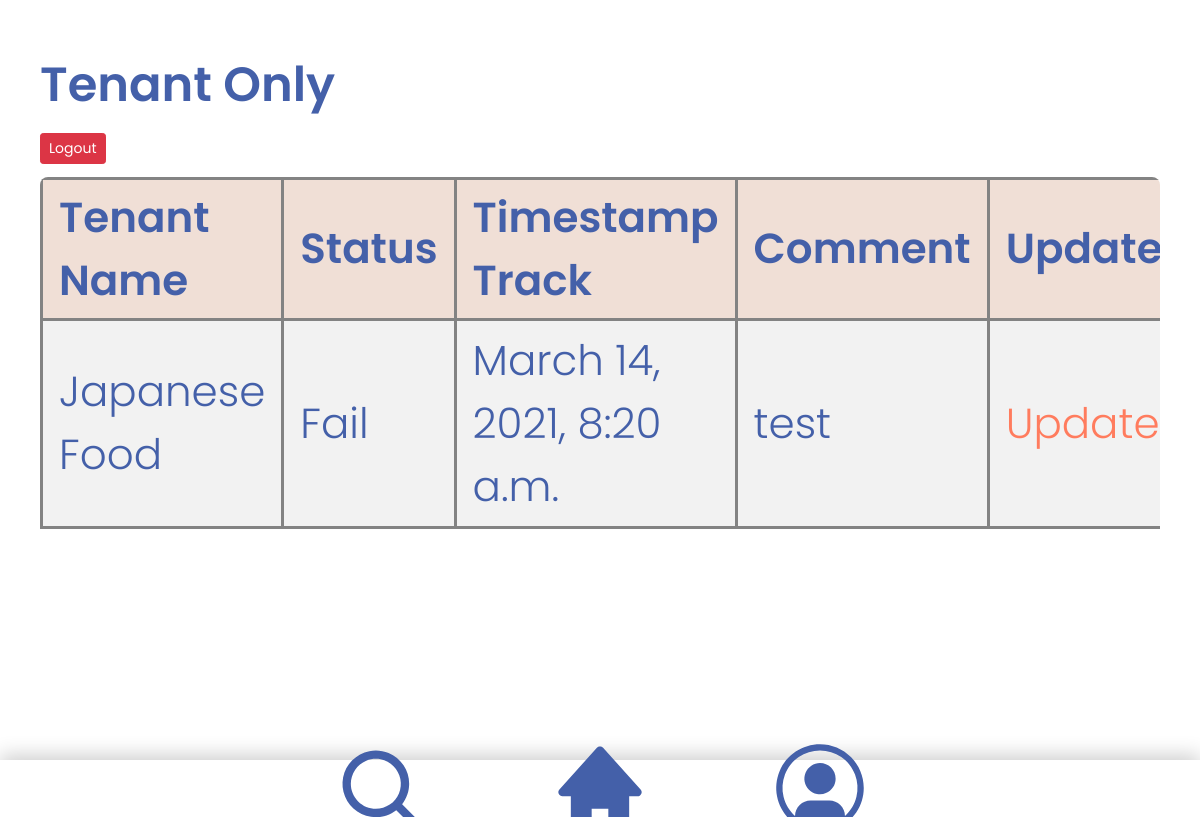
/tenant_only/ (signed in), run on an earlier commit of the app's database.
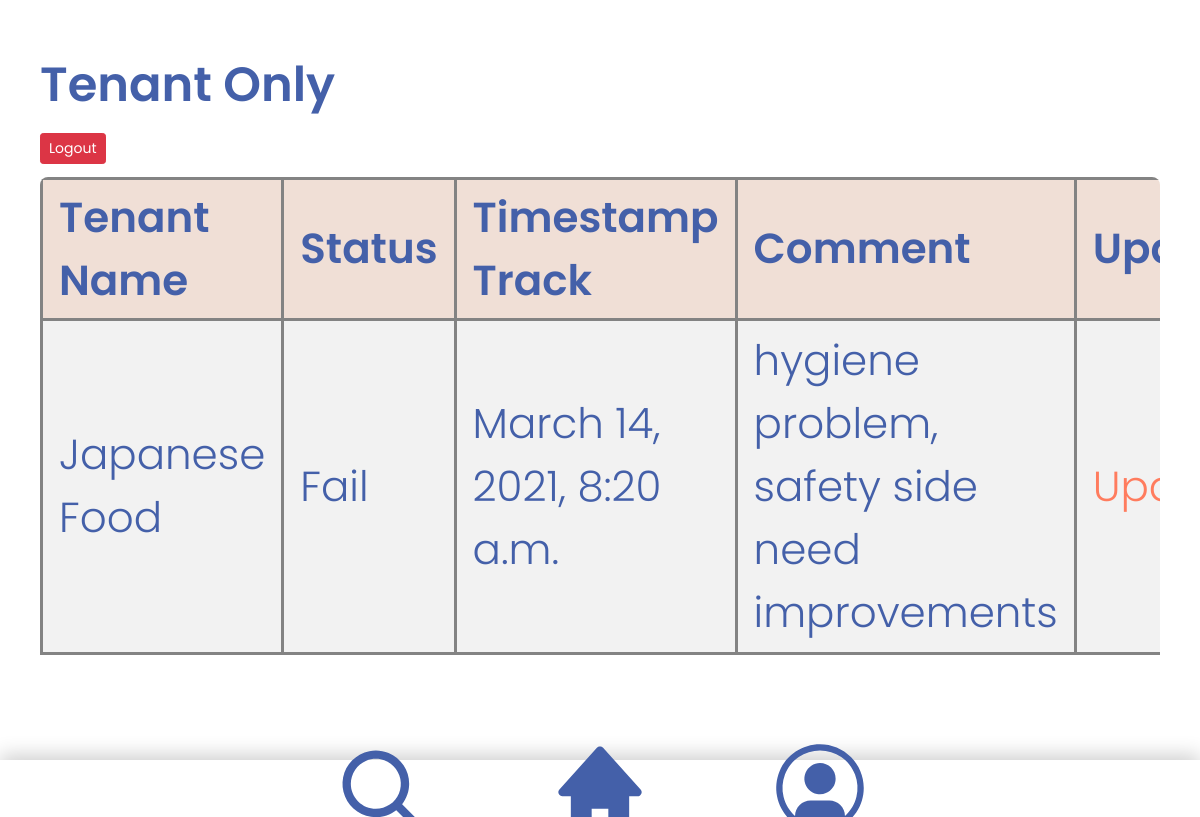
And on a later commit of the database.
### accounts/models.py (models this page shows, shortened)
class Audit(models.Model):
    STATUS = (
        ('Pending', 'Pending'),
        ('Pass', 'Pass'),
        ('Fail', 'Fail'),
    )
    date_audited = models.DateTimeField(auto_now_add=True)
    status = models.CharField(max_length=50, choices=STATUS)
    tenant = models.ForeignKey(Tenant, null=True, on_delete=models.SET_NULL)
    staff = models.ForeignKey(Staff, null=True, on_delete=models.SET_NULL)
    comment = models.TextField(blank=True)

class Tenant(models.Model):
    STATUS = (
        ('Pending', 'Pending'),
        ('Pass', 'Pass'),
        ('Fail', 'Fail'),
    )
    name = models.CharField(max_length=100)
    status = models.CharField(max_length=50, choices=STATUS, blank=True)
    category = models.CharField(max_length=100)
    date_created = models.DateTimeField(auto_now_add=True)
    description = models.CharField(max_length=100, blank=True)

### accounts/views.py (the view)
# urls.py: path('tenant_only/',views.userPage,name="user-page"),
@login_required(login_url='login')
def userPage(request):
    audits = Audit.objects.all()
    return render(request,'accounts/tenant_only.html',{'audits':audits})

### accounts/templates/accounts/tenant_only.html
{% extends 'accounts/main.html' %}
{% block content %}
    <div>
        <h3>Tenant Only</h3>
        <table class="">
      <tr>
        <th>Tenant Name</th>
        <th>Status</th>
          <th>Timestamp Track</th>
          <th>Comment</th>
          <th>Update</th>
      </tr>
            {% for i in audits %}
      <tr>
        <td>{{ i.tenant.name }}</td>
        <td>{{ i.status }}</td>
      <td>{{ i.date_audited }}</td>
      <td>{{ i.comment }}</td>
      {% if i.status in "Fail" %}
        <td>
          <a class="updateButton" href="{% url 'upload_image' %}">Update</a>
        </td>
      {% endif %}
      </tr>
            {% endfor %}
    <a class="btn btn-sm btn-danger" href="{% url 'logout' %}">Logout</a>
  </div>
{% endblock %}

### accounts/templates/accounts/main.html (shortened to what this page needs)
{% load static %}
<!DOCTYPE html>
<html>
  <head>
    <link
      rel="stylesheet"
      href="https://stackpath.bootstrapcdn.com/bootstrap/4.3.1/css/bootstrap.min.css"
    />
    <link
      rel="stylesheet"
      type="text/css"
      href="{% static '/CSS/index.css' %}"
    />
  </head>
  <body>
    {% include 'accounts/navbar.html' %} {% block content %} {% endblock %}
  </body>
</html>

### accounts/templates/accounts/navbar.html (shortened to what this page needs)
{% load static %}
<!DOCTYPE html>
<html>
  <head>
    <link rel="stylesheet" href="{% static 'CSS/Navbar.css' %}" />
    <link rel="stylesheet" href="{% static 'CSS/index.css' %}" />
  </head>
</html>
<body>
  <div class="NavbarItems">
    <ul class="MenuIcon">
        {% if request.user.is_staff %}
      <li class="icon">
        <a href="{% url 'search' %}">
          <img src="{% static 'images/searchIcon.svg' %}" width="100"
        /></a>
      </li>
      <li class="icon">
        <a href="{% url 'home' %}"
          ><img src="{% static 'images/homeIcon.svg' %}" width="100"
        /></a>
      </li>
      <li class="icon">
        <a href="{% url 'logout' %}"
          ><img src="{% static 'images/avatarIcon.svg' %}" width="100" />
        </a>
      </li>
        {% endif %}
    </ul>
  </div>
</body>

### static/CSS/index.css (style rules this page uses)
body { margin: 2.5rem; font-family: "Poppins", sans-serif; color: #4460a9; font-weight: 350; font-size: 3.5vw; }
table { border-collapse: collapse; display: block; height: 600px; width: 100%; overflow-y: auto; overflow-x: hidden; border-radius: 8px 8px 8px 8px; }
table td, table th { border: 3px solid rgb(131, 131, 131); padding-left: 1rem; padding-right: 1rem; padding-bottom: 0.5rem; padding-top: 00.5rem; width: 100%; }
table tr:nth-child(even) { background-color: #f2f2f2; }
table th { padding-top: 6px; padding-bottom: 6px; text-align: left; background-color: #f0dfd6; font-weight: 550; }
h3 { margin-bottom: 0%; margin-top: 5%; font-size: 3rem; font-weight: 600; }
.updateButton { color: #ff7c5e; }

### static/CSS/Navbar.css (style rules this page uses)
body { margin: 15px; font-family: "Poppins", sans-serif; color: #4460a9; font-weight: 350; font-size: 3.5vw; }
ul { display: inline; list-style: none; padding: 0; margin-block-start: 0em; margin-block-end: 0em; margin-inline-start: 0px; margin-inline-end: 0px; padding-inline-start: 0%; }
ul > li { list-style: none; display: inline; margin: 0%; margin-block-start: 0%; }
.NavbarItems { background: white; height: 7%; width: 100%; left: 0%; justify-content: center; align-items: center; display: flex; position: fixed; bottom: 0%; box-shadow: 0px -5px 20px rgb(207, 207, 207); }
.MenuIcon { display: grid; grid-template-columns: repeat(3, auto); text-align: center; list-style: none; }
.icon { display: inline-block; padding-right: 60px; padding-left: 60px; }

What changed in the data, as far as the page shows it:
changed Audit "Fail": comment "test" → "hygiene problem, safety side need improvements"
